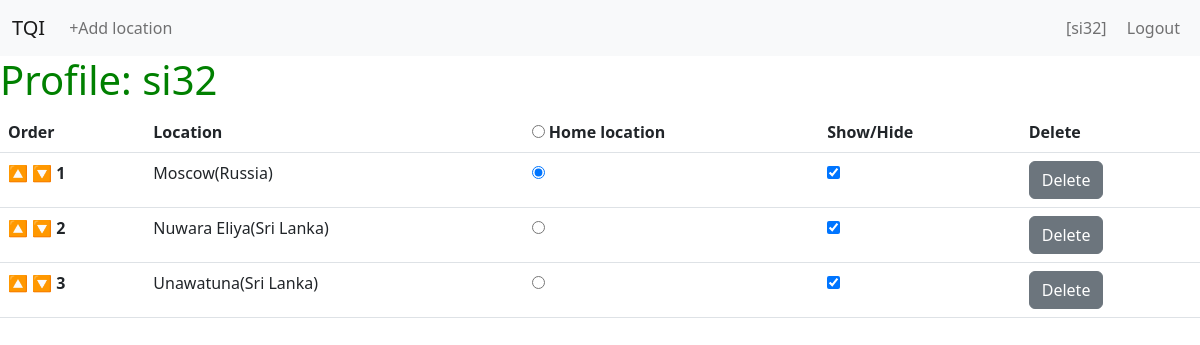
The page /profile/2 (signed in) on the database as committed earlier.
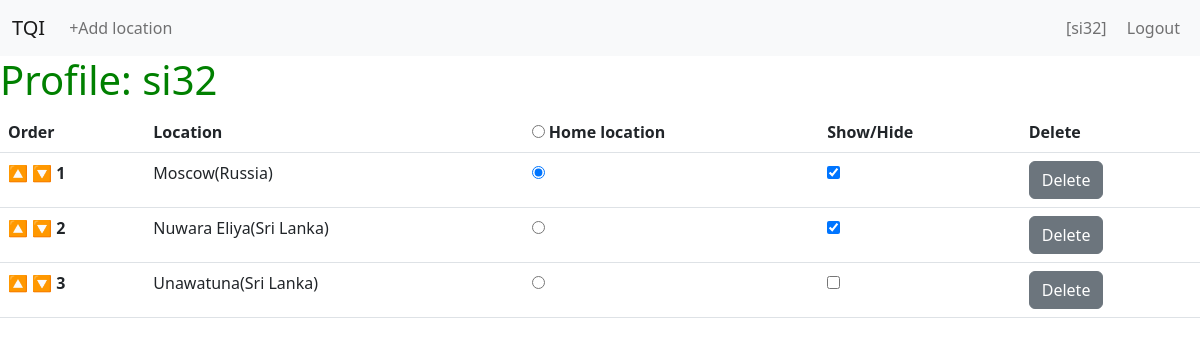
The same page on the database as committed later.
### infopage/models.py (models this page shows, shortened)
class Location(models.Model):
    user = models.ForeignKey(User, on_delete=models.CASCADE, related_name="user_locations")
    order = models.PositiveIntegerField()
    country = models.ForeignKey(Country, on_delete=models.CASCADE)
    city = models.ForeignKey(City, on_delete=models.CASCADE)
    is_home = models.BooleanField()
    show_hide = models.BooleanField()

class City(models.Model):
    name = models.CharField(max_length=64)
    latitude = models.DecimalField(max_digits=9, decimal_places=6)
    longitude = models.DecimalField(max_digits=9, decimal_places=6)
    population = models.PositiveIntegerField()
    timezone = models.CharField(max_length=64, blank=True)
    country = models.ForeignKey(Country, on_delete=models.CASCADE)

class Country(models.Model):
    name = models.CharField(max_length=64)
    country_code = models.CharField(max_length=8)
    latitude = models.DecimalField(max_digits=9, decimal_places=6)
    longitude = models.DecimalField(max_digits=9, decimal_places=6)
    population = models.PositiveIntegerField()

### infopage/views.py (the view)
# urls.py: path("profile/<int:user_id>", views.profile, name="profile"),
@login_required
def profile(request, user_id):
    user = User.objects.get(username=request.user)
    locations = user.user_locations.all().order_by("order")
    return render(request, "infopage/profile.html", {
        "locations": locations
    })

### infopage/templates/infopage/profile.html (shortened to what this page needs)
{% extends "infopage/layout.html" %}
{% load static %}
{% block body %}
  <h1>Profile: {{ user.username }}</h1>
  <table class="table table-hover table-responsive" >
    <thead>
      <tr>
        <th>Order</th>
        <th>Location</th>
        <th>
          <input type="radio" name="is_home_radio" id="not_yet_radio">
          <label for="not_yet_radio">Home location</label>
        </th>
        <th>Show/Hide</th>
        <th>Delete</th>
      </tr>
    </thead>
    <tbody id="profile">
      {% for location in locations %}
        <tr>
          <td >
            <button class="order_btn" id="order_up_btn_{{location.id}}" data-order="{{location.order}}" data-direction="up">🔼</button>
            <button class="order_btn" id="order_down_btn_{{location.id}}" data-order="{{location.order}}" data-direction="down">🔽</button>
            <b>{{ location.order }}</b>
          </td>
          <td>{{ location.city.name }}({{ location.country.name }})</td>
          {% if location.is_home %}
            <td>
              <input type="radio" name="is_home_radio" checked>
            </td>
            {% else %}
            <td>
              <input type="radio" name="is_home_radio">
            </td>
          {% endif %}
            <td>
              {% if location.show_hide  %}
                <input id="sh_checkbox_{{location.order}}" type="checkbox" checked>
              {% else %}
                <input id="sh_checkbox_{{location.order}}" type="checkbox">
              {% endif %}
            </td>
          <td><button class="del_btn btn btn-secondary">Delete</button></td>
        </tr>
      {% endfor %}
    </tbody>
  </table>
{% endblock %}

Rows that differ between the two databases and show on the page:
changed Location "Unawatuna": order "☑" → "☐"
